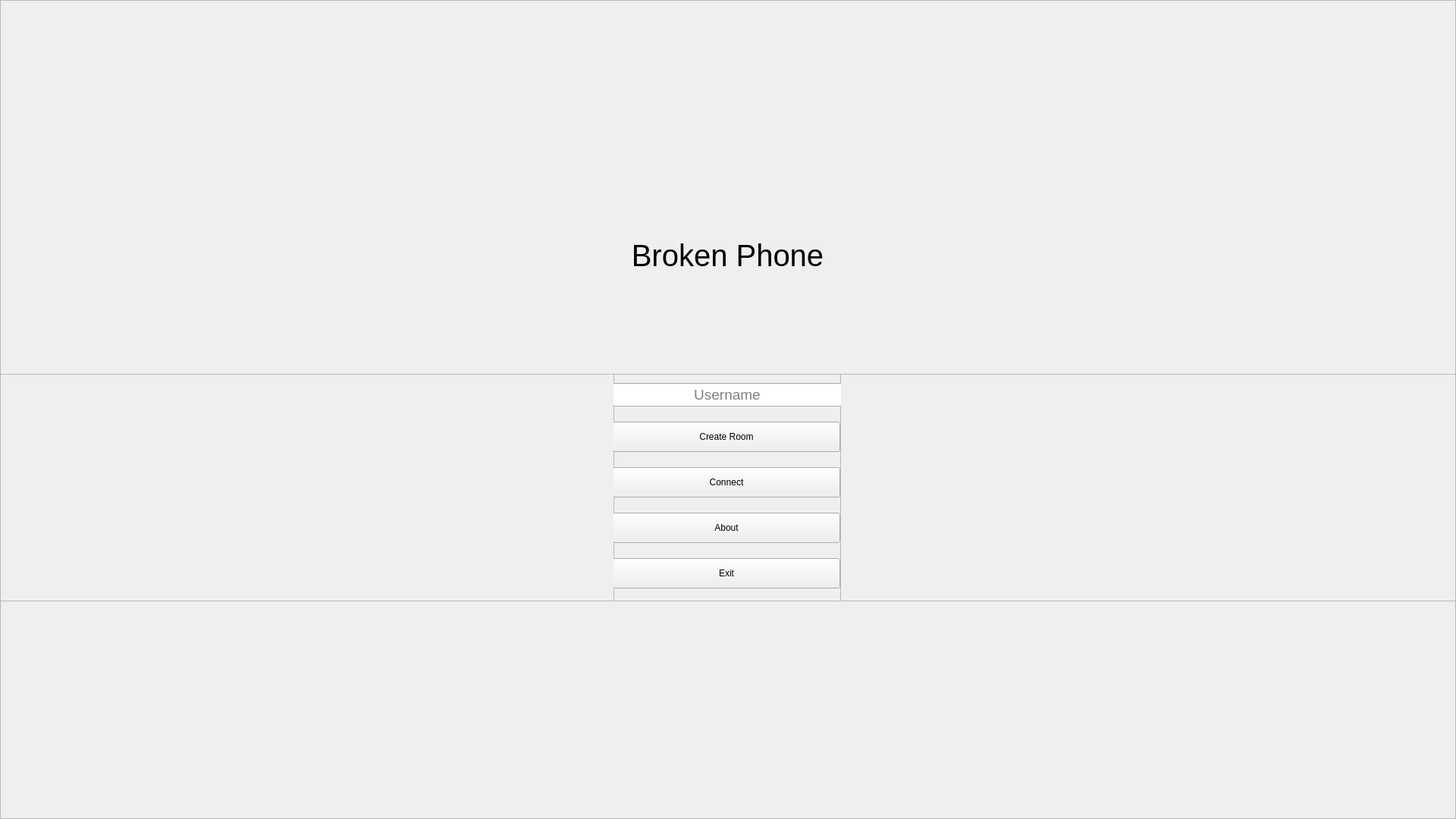
<?xml version="1.0" encoding="UTF-8"?>
<ui version="4.0">
 <class>MenuWindow</class>
 <widget class="QMainWindow" name="MenuWindow">
  <property name="geometry">
   <rect>
    <x>0</x>
    <y>0</y>
    <width>1920</width>
    <height>1080</height>
   </rect>
  </property>
  <property name="windowTitle">
   <string>MainWindow</string>
  </property>
  <widget class="QWidget" name="centralwidget">
   <widget class="QFrame" name="menuFrame">
    <property name="geometry">
     <rect>
      <x>0</x>
      <y>0</y>
      <width>1920</width>
      <height>1080</height>
     </rect>
    </property>
    <property name="frameShape">
     <enum>QFrame::StyledPanel</enum>
    </property>
    <property name="frameShadow">
     <enum>QFrame::Raised</enum>
    </property>
    <widget class="QWidget" name="verticalLayoutWidget">
     <property name="geometry">
      <rect>
       <x>-1</x>
       <y>-1</y>
       <width>1921</width>
       <height>1081</height>
      </rect>
     </property>
     <layout class="QVBoxLayout" name="verticalLayout">
      <item>
       <spacer name="verticalSpacer_2">
        <property name="orientation">
         <enum>Qt::Vertical</enum>
        </property>
        <property name="sizeHint" stdset="0">
         <size>
          <width>20</width>
          <height>40</height>
         </size>
        </property>
       </spacer>
      </item>
      <item>
       <widget class="QLabel" name="labGameName">
        <property name="minimumSize">
         <size>
          <width>0</width>
          <height>100</height>
         </size>
        </property>
        <property name="maximumSize">
         <size>
          <width>16777215</width>
          <height>100</height>
         </size>
        </property>
        <property name="font">
         <font>
          <pointsize>30</pointsize>
         </font>
        </property>
        <property name="text">
         <string>Broken Phone</string>
        </property>
        <property name="alignment">
         <set>Qt::AlignCenter</set>
        </property>
       </widget>
      </item>
      <item>
       <spacer name="verticalSpacer_3">
        <property name="orientation">
         <enum>Qt::Vertical</enum>
        </property>
        <property name="sizeType">
         <enum>QSizePolicy::Minimum</enum>
        </property>
        <property name="sizeHint" stdset="0">
         <size>
          <width>20</width>
          <height>100</height>
         </size>
        </property>
       </spacer>
      </item>
      <item>
       <widget class="QFrame" name="buttonFrame">
        <property name="minimumSize">
         <size>
          <width>0</width>
          <height>300</height>
         </size>
        </property>
        <property name="baseSize">
         <size>
          <width>0</width>
          <height>0</height>
         </size>
        </property>
        <property name="frameShape">
         <enum>QFrame::StyledPanel</enum>
        </property>
        <property name="frameShadow">
         <enum>QFrame::Raised</enum>
        </property>
        <widget class="QWidget" name="horizontalLayoutWidget">
         <property name="geometry">
          <rect>
           <x>-1</x>
           <y>-1</y>
           <width>1921</width>
           <height>301</height>
          </rect>
         </property>
         <layout class="QHBoxLayout" name="horizontalLayout">
          <item>
           <spacer name="horizontalSpacer">
            <property name="orientation">
             <enum>Qt::Horizontal</enum>
            </property>
            <property name="sizeHint" stdset="0">
             <size>
              <width>40</width>
              <height>20</height>
             </size>
            </property>
           </spacer>
          </item>
          <item>
           <widget class="QFrame" name="buttonFrame2">
            <property name="minimumSize">
             <size>
              <width>300</width>
              <height>0</height>
             </size>
            </property>
            <property name="frameShape">
             <enum>QFrame::StyledPanel</enum>
            </property>
            <property name="frameShadow">
             <enum>QFrame::Raised</enum>
            </property>
            <widget class="QWidget" name="verticalLayoutWidget_2">
             <property name="geometry">
              <rect>
               <x>-1</x>
               <y>-1</y>
               <width>302</width>
               <height>301</height>
              </rect>
             </property>
             <layout class="QVBoxLayout" name="verticalLayout_3">
              <item>
               <widget class="QLineEdit" name="editUsername">
                <property name="minimumSize">
                 <size>
                  <width>300</width>
                  <height>30</height>
                 </size>
                </property>
                <property name="font">
                 <font>
                  <pointsize>14</pointsize>
                 </font>
                </property>
                <property name="text">
                 <string/>
                </property>
                <property name="maxLength">
                 <number>30</number>
                </property>
                <property name="alignment">
                 <set>Qt::AlignCenter</set>
                </property>
                <property name="placeholderText">
                 <string>Username</string>
                </property>
               </widget>
              </item>
              <item>
               <widget class="QPushButton" name="btnCreateRoom">
                <property name="minimumSize">
                 <size>
                  <width>0</width>
                  <height>40</height>
                 </size>
                </property>
                <property name="maximumSize">
                 <size>
                  <width>300</width>
                  <height>16777215</height>
                 </size>
                </property>
                <property name="text">
                 <string>Create Room</string>
                </property>
               </widget>
              </item>
              <item>
               <widget class="QPushButton" name="btnConnect">
                <property name="minimumSize">
                 <size>
                  <width>0</width>
                  <height>40</height>
                 </size>
                </property>
                <property name="maximumSize">
                 <size>
                  <width>300</width>
                  <height>16777215</height>
                 </size>
                </property>
                <property name="text">
                 <string>Connect</string>
                </property>
               </widget>
              </item>
              <item>
               <widget class="QPushButton" name="btnAbout">
                <property name="minimumSize">
                 <size>
                  <width>0</width>
                  <height>40</height>
                 </size>
                </property>
                <property name="maximumSize">
                 <size>
                  <width>300</width>
                  <height>16777215</height>
                 </size>
                </property>
                <property name="text">
                 <string>About</string>
                </property>
               </widget>
              </item>
              <item>
               <widget class="QPushButton" name="btnExit">
                <property name="minimumSize">
                 <size>
                  <width>0</width>
                  <height>40</height>
                 </size>
                </property>
                <property name="maximumSize">
                 <size>
                  <width>300</width>
                  <height>16777215</height>
                 </size>
                </property>
                <property name="text">
                 <string>Exit</string>
                </property>
               </widget>
              </item>
             </layout>
            </widget>
           </widget>
          </item>
          <item>
           <spacer name="horizontalSpacer_2">
            <property name="orientation">
             <enum>Qt::Horizontal</enum>
            </property>
            <property name="sizeHint" stdset="0">
             <size>
              <width>40</width>
              <height>20</height>
             </size>
            </property>
           </spacer>
          </item>
         </layout>
        </widget>
       </widget>
      </item>
      <item>
       <spacer name="verticalSpacer">
        <property name="orientation">
         <enum>Qt::Vertical</enum>
        </property>
        <property name="sizeHint" stdset="0">
         <size>
          <width>20</width>
          <height>40</height>
         </size>
        </property>
       </spacer>
      </item>
     </layout>
    </widget>
   </widget>
  </widget>
 </widget>
 <resources/>
 <connections/>
</ui>
